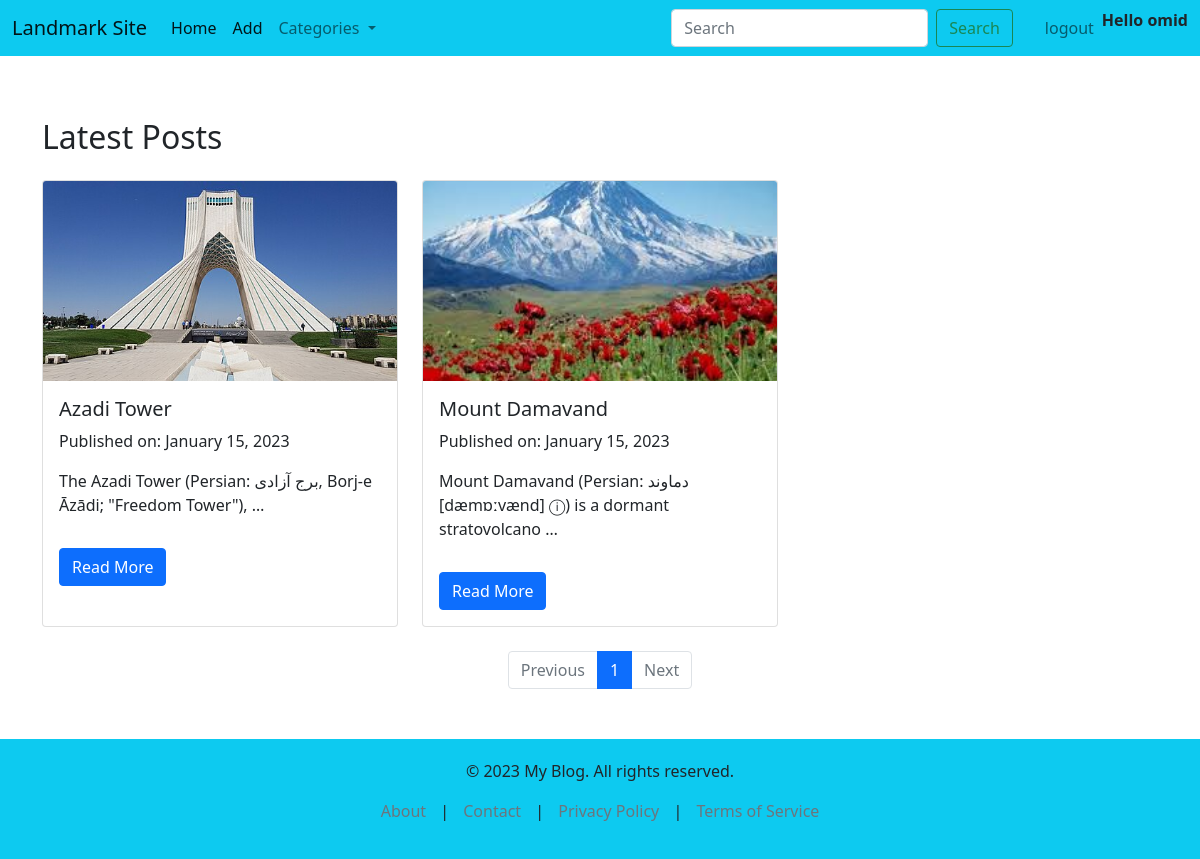
The app's page /landmarks/tag/2 (signed in) with its own data.
### landmarks/models.py (models this page shows, shortened)
class Landmark(models.Model):
    name = models.CharField(max_length=255)
    description = models.TextField()
    created = models.DateTimeField(auto_now=True)
    images = models.ImageField(upload_to='landmarkdata', null=True)
    tag = models.ManyToManyField(Tag)

### landmarks/views.py (the view)
# urls.py: path('tag/<int:id>', views.filter_read, name= 'read'),
def filter_read(request, id):
    tag = Tag.objects.get(id=id)
    landmarks = tag.landmark_set.all()
    page_number = request.GET.get('page', 1)
    paginator = Paginator(landmarks, 3)
    page_obj = paginator.get_page(page_number)
    return render(request, 'landmarks/filter.html', {'landmarks': page_obj, 'paginator': paginator})

### landmarks/context_processor.py (called while the page is built)
def categories(request):
    tags = Tag.objects.all()
    return{'tags': tags}

### landmarks/models.py (called while the page is built)
    def __str__(self):
        return self.title

### landmarks/templates/landmarks/filter.html
{% include 'landmarks/home.html' %}

### templates/base.html (shortened to what this page needs)
{% load static %}
<!DOCTYPE html>
<html lang="en">
<head>
  <link href="{% static 'bootstrap/css/bootstrap.min.css' %}" rel="stylesheet">
  <link rel="stylesheet" href="{% static 'style.css' %}">
  {% block css %}{% endblock css %}
</head>
<body>
  <nav class="navbar navbar-expand-lg navbar-light bg-info fixed-top">
    <div class="container-fluid">
      <a class="navbar-brand" href="#">Landmark Site</a>
      <div class="collapse navbar-collapse justify-content-between" id="navbarNav">
        <ul class="navbar-nav me-auto">
          <li><a class="nav-link active" aria-current="page" href="http://127.0.0.1:8000/landmarks/home/">Home</a></li>
          <li><a class="nav-link active" aria-current="page" href="http://127.0.0.1:8000/landmarks/add/">Add</a></li>
          <li class="nav-item dropdown">
            <a class="nav-link dropdown-toggle" href="#" id="navbarDropdown" role="button" data-bs-toggle="dropdown" aria-expanded="false">
              Categories
            </a>
          </li>
        </ul>
        <form class="d-flex me-4" role="search" action="{%url 'search'%}">
          <input class="form-control me-2" type="search" placeholder="Search" aria-label="Search" name = 'query'>
          <button class="btn btn-outline-success" type="submit">Search</button>
        </form>
        <ul class="navbar-nav">
          {% if not user.is_authenticated %}
            <li class="nav-item">
              <a class="nav-link" href="{% url 'login' %}">Login</a>
            </li>
            <li class="nav-item">
              <a class="nav-link" href="{% url 'register' %}">Register</a>
            </li>
          {% else %}
            <li class="nav-item">
              <a class="nav-link" href="{% url 'logout' %}">logout</a>
            </li>
            <li class="nav-item">
              <p class="fw-bolder">Hello {{ user.username }} </p>
            </li>
          {% endif %}
        </ul>
      </div>
    </div>
  </nav>
{% block content %}{% endblock content %}
  <footer class="bg-info">
    <div class="container sticky-bottom">
      <p>&copy; 2023 My Blog. All rights reserved.</p>
      <p>
        <a href="#" class="link-secondary">About</a> |
        <a href="#" class="link-secondary">Contact</a> |
        <a href="#" class="link-secondary">Privacy Policy</a> |
        <a href="#" class="link-secondary">Terms of Service</a>
      </p>
    </div>
  </footer>
</body>
</html>

### landmarks/templates/landmarks/card.html
<div class="col">
    <div class="card h-100">
        <img src="{{landmark.images.url}}" class="card-img-top" alt="Post Image">
        <div class="card-body">
        <h5 class="card-title">{{ landmark.name }}</h5>
        <p class="card-text">Published on: January 15, 2023</p>
        <p class="card-text">{{ landmark.description|truncatewords:10 }}</p>
        <a href="{% url 'single_place' landmark.id %}" class="btn btn-primary read-more-btn">Read More</a>
        </div>
    </div>
</div>

### static/style.css (style rules this page uses)
body { padding-top: 70px; }
footer { background-color: #f8f9fa; padding: 20px 0; text-align: center; margin-top: 50px; }
footer a { color: #007bff; text-decoration: none; margin: 0 10px; }

### landmarks/static/posts/index.css (style rules this page uses)
.card img { height: 200px; object-fit: cover; }
.read-more-btn { display: inline-block; margin-top: 15px; }

### records on screen
Landmark: images (picture), name "Azadi Tower", description "The Azadi Tower (Persian: برج آزادی, Borj-e Āzādi; \"Freedom Tower\"), …"
Landmark: images (picture), name "Mount Damavand", description "Mount Damavand (Persian: دماوند [dæmɒːvænd] ⓘ) is a dormant stratovolcano …"

### other values on screen
{{ user.username }} "omid"
{{ page }} "1"
